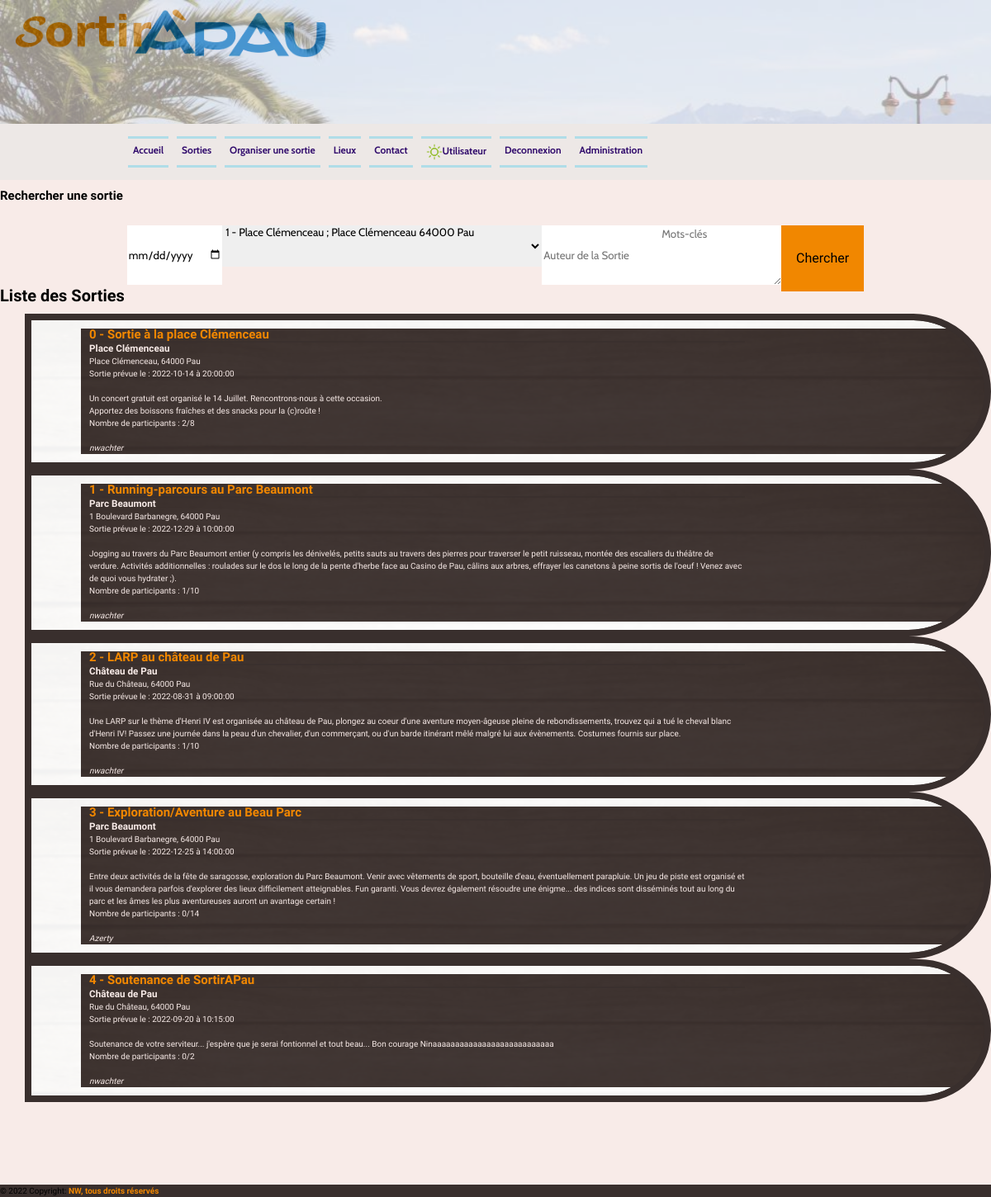
The app's page /sorties.php (signed in) with its own data.
### tables this page shows
CREATE TABLE `Sortie` (
  `sor_ref` int NOT NULL AUTO_INCREMENT,
  `sor_lieu` int NOT NULL COMMENT 'Id lieu de la sortie',
  `sor_auteur` int NOT NULL COMMENT 'ID auteur de la sortie',
  `sor_intitule` varchar(80) NOT NULL,
  `sor_date` date NOT NULL,
  `sor_heure` time NOT NULL,
  `sor_resume` text NOT NULL,
  `sor_valide` tinyint DEFAULT '0',
  `sor_creation` datetime NOT NULL,
  `sor_participants` int NOT NULL,
  PRIMARY KEY (`sor_ref`),
  KEY `sor_lieu` (`sor_lieu`),
  KEY `sor_auteur` (`sor_auteur`),
  CONSTRAINT `sor_auteur` FOREIGN KEY (`sor_auteur`) REFERENCES `Utilisateur` (`util_id`) ON DELETE RESTRICT ON UPDATE RESTRICT,
  CONSTRAINT `sor_lieu` FOREIGN KEY (`sor_lieu`) REFERENCES `Lieu` (`lieu_ref`) ON DELETE RESTRICT ON UPDATE RESTRICT
);

CREATE TABLE `Lieu` (
  `lieu_ref` int NOT NULL AUTO_INCREMENT COMMENT 'Reference ID du lieu',
  `lieu_nom` varchar(50) NOT NULL,
  `lieu_adresse` varchar(50) NOT NULL,
  `lieu_cp` int NOT NULL,
  `lieu_ville` varchar(25) NOT NULL,
  `lieu_description` text NOT NULL,
  `lieu_image` longblob,
  `lieu_valide` tinyint(1) NOT NULL,
  `image_mime` varchar(50) DEFAULT NULL,
  PRIMARY KEY (`lieu_ref`)
);

CREATE TABLE `Utilisateur` (
  `util_id` int NOT NULL AUTO_INCREMENT COMMENT 'ID',
  `util_pseudo` varchar(20) NOT NULL COMMENT 'Pseudo',
  `util_password` varchar(80) NOT NULL COMMENT 'Mot de passe',
  `util_email` varchar(40) NOT NULL COMMENT 'Email',
  `util_prenom` varchar(20) NOT NULL COMMENT 'Prénom',
  `util_nom` varchar(20) NOT NULL COMMENT 'Nom',
  `util_telephone` varchar(10) NOT NULL COMMENT 'Numéro de téléphone',
  `util_naissance` date NOT NULL COMMENT 'Date de naissance',
  `util_civilite` enum('Mme','Mlle','M.') NOT NULL COMMENT 'Civilité',
  `util_inscription` datetime NOT NULL COMMENT 'Date d''inscription',
  `util_groupe` int DEFAULT '2' COMMENT 'Groupe',
  `util_derniereconn` datetime DEFAULT NULL COMMENT 'Dernière connexion',
  PRIMARY KEY (`util_id`),
  KEY `util_groupe` (`util_groupe`),
  CONSTRAINT `util_groupe` FOREIGN KEY (`util_groupe`) REFERENCES `Groupe` (`groupe_id`) ON DELETE RESTRICT ON UPDATE RESTRICT
);

### sorties.php (called while the page is built, shortened)
<?php
	require_once('functions.php');
	require_once('src/model.php');
	$suggestions = getSuggestions();
	$sorties = getSorties();
	$lieux = getLieux();
	require_once('templates/sortiesView.php');

### functions.php (called while the page is built, shortened)
<?php
function selectSortiesPDO($option = NULL) {
    require('configpdo.php');
    $query = "SELECT DISTINCT s.sor_ref, s.sor_lieu, s.sor_auteur, s.sor_intitule, s.sor_date, s.sor_heure, s.sor_resume, s.sor_creation, s.sor_valide, s.sor_participants, u.util_id, u.util_pseudo, u.util_email, u.util_naissance, l.lieu_ref, l.lieu_nom, l.lieu_adresse, l.lieu_cp, l.lieu_ville, l.lieu_description, l.lieu_image, l.image_mime FROM Sortie s JOIN Utilisateur u ON (s.sor_auteur=u.util_id) JOIN Lieu l on (s.sor_lieu=l.lieu_ref)";
    $stmt = $bdd->prepare($query);
    $stmt->execute();
    if ($stmt != FALSE) {
        return $stmt;
    } else {
        echo "Erreur dans la récupération des sorties " . $bdd->error;
        return false;
    }
}
function getAge($util_id) {
    require('configpdo.php');
    $query = "SELECT ROUND((SELECT DATEDIFF((SELECT CURDATE()),(SELECT util_naissance FROM Utilisateur WHERE util_id=:util_id))/365.25),0) as util_age";
    $stmt = $bdd->prepare($query);
    $stmt->execute(['util_id' => $util_id]);
    $result = $stmt->fetch(PDO::FETCH_ASSOC);
    if($result != FALSE) {
        return $result;
    }
    else return 'Non indiqué.';
}
function getParticipants($sor_ref = NULL) {
    require('configpdo.php');
    if($sor_ref == NULL) {
        $query = "SELECT COUNT(p.util_id) AS nb_participants, s.sor_intitule FROM Participants p JOIN Utilisateur u ON p.util_id = u.util_id JOIN Sortie s ON p.sor_ref = s.sor_ref GROUP BY s.sor_ref";
        $stmt = $bdd->prepare($query);
        $result = $stmt->execute();
    }
    else {
        $query = "SELECT COUNT(p.util_id) AS nb_participants, s.sor_intitule FROM Participants p JOIN Utilisateur u ON p.util_id = u.util_id JOIN Sortie s ON p.sor_ref = s.sor_ref GROUP BY s.sor_ref HAVING s.sor_ref=:sor_ref";
        $stmt = $bdd->prepare($query);
        $stmt->execute(['sor_ref' => $sor_ref]);
        $result = $stmt->fetch(PDO::FETCH_ASSOC);
    }
    if($result == NULL || $result == 0 || $result == false) {
        return ['nb_participants' => 0];
    }
    else return $result;
}
function select($table, $option = NULL) {
    require('configpdo.php');
    $donnees = $bdd->query('SELECT * FROM '.$table.$option);
    return $donnees;
}
?>

### src/model.php (called while the page is built, shortened)
<?php
function getSuggestions($option = NULL) {
	$statement = (isset($option)) ? select('Lieu', $option) : select('Lieu');
	$suggestions = [];
	while($row = $statement->fetch()) {
	    $suggestion = [
	    	'lieu_ref' => $row['lieu_ref'],
	    	'lieu_nom' => $row['lieu_nom'],
	    	'lieu_adresse' => $row['lieu_adresse'],
	    	'lieu_cp' => $row['lieu_cp'],
	    	'lieu_ville' => $row['lieu_ville'],
	    	'lieu_description' => $row['lieu_description'],
	    	'lieu_image' => $row['lieu_image'],
            'lieu_valide' => $row['lieu_valide'],
	    	'image_mime' => $row['image_mime'],
	    ];
	    $suggestions[] = $suggestion;
	}
	return $suggestions;
}
function getSorties($option = NULL) {
	if(isset($option)) {
		$statement = selectSortiesPDO($option);
	}
	else $statement = selectSortiesPDO();
	$sorties = [];
	$number=0;
	while($row = $statement->fetch()) {
		$participants = getParticipants($row['sor_ref']);
		$age = getAge($row['util_id']);
	 	$sortie = [
			'sor_ref' => $row['sor_ref'],
			'number' => $number++,
			'sor_lieu' => $row['sor_lieu'],
			'sor_auteur' => $row['sor_auteur'],
			'sor_intitule' => $row['sor_intitule'],
			'sor_date' => $row['sor_date'],
			'sor_heure' => $row['sor_heure'],
			'sor_resume' => $row['sor_resume'],
			'sor_creation' => $row['sor_creation'],
			'nb_participants' => $participants['nb_participants'],
			'sor_participants' => $row['sor_participants'],
			'util_id' => $row['util_id'],
			'util_pseudo' => $row['util_pseudo'],
			'util_id' => $row['util_id'],
			'util_email' => $row['util_email'],
			'util_naissance' => $row['util_naissance'],
			'util_age' => $age['util_age'],
			'lieu_ref' => $row['lieu_ref'],
			'lieu_nom' => $row['lieu_nom'],
			'lieu_adresse' => $row['lieu_adresse'],
			'lieu_cp' => $row['lieu_cp'],
			'lieu_ville' => $row['lieu_ville'],
			'lieu_description' => $row['lieu_description'],
			'lieu_image' => $row['lieu_image'],
			'image_mime' => $row['image_mime'],
	 	];
	 	$sorties[] = $sortie;
	}
	return $sorties;
}
function getLieux($option = NULL) {
 		$statement = (isset($option)) ? select('Lieu', $option) : select('Lieu');
		$lieux = [];
		$numLieu = 0;
		while($row = $statement->fetch()) {
 		$lieu = [
			'number' => $numLieu++,
			'lieu_ref' => $row['lieu_ref'],
			'lieu_nom' => $row['lieu_nom'],
			'lieu_adresse' => $row['lieu_adresse'],
			'lieu_cp' => $row['lieu_cp'],
			'lieu_ville' => $row['lieu_ville'],
			'lieu_description' => $row['lieu_description'],
			'lieu_image' => $row['lieu_image'],
			'image_mime' => $row['image_mime'],
	 	];
	 	$lieux[] = $lieu;
		}
		return $lieux;
}

### templates/sortiesView.php (the view, shortened to what this page needs)
   <?php include_once('header.php'); ?>
   	<h2 class="h-manus">Rechercher une sortie</h2>
	<div id="div_rechercher">
	<form id="form_recherche" name="form_recherche" action="sorties.php" method="GET">
			<div class="barre_rech">
				<div>
					<input type="date" class="barre_rech" name="rech_date" id="rech_date" placeholder="Date de la Sortie"> <br />
				</div>
				<div>
					<select name="rech_lieu" id="rech_lieu" class="barre_rech" style="height: 50px; line-height: 1.5em;">
						<?php
					    foreach($lieux as $lieu):
							?>
						<option value="<?= (int) $lieu['lieu_ref']; ?>" name="rech_lieu" id="rech_lieu_<?= $lieu['lieu_ref']; ?>"><?= (int)$lieu['lieu_ref'].' - '.$lieu['lieu_nom'].' ; '.$lieu['lieu_adresse'].' '.$lieu['lieu_cp'].' '.$lieu['lieu_ville']; ?></option>
						<?php endforeach; ?>
					</select>	<br />
				</div>
				<div>
					<input type="text" class="barre_rech" name="rech_auteur" id="rech_auteur" placeholder="Auteur de la Sortie"> <br />
			    </div>
				<div>
					<textarea id="rech_mc" class="barre_rech" name="rech_mc" placeholder="Mots-clés" maxlength="200"></textarea>  <br />
				</div>
				<div>
					<input type="submit" class="barre_rech" value="Chercher" name="submit_rech" id="submit_rech">
				</div>
			</div>
	</form>
</div>
    <div>
        <?php if(isset($_GET['submit_rech'])): ?>
        	<h1>Recherche de Sorties</h1>';
	        <h2>Résultats de la Recherche :</h2>';
	        <?php foreach($sortiesSearch as $sortieSearch): ?>
	            <article class="art-sortie">
	            	<h2><?= $sortieSearch['number']; ?> - <a href="./sortie.php?sor_ref=<?=$sortieSearch['sor_ref']?>"><?= $sortieSearch['sor_intitule']; ?></a></h2>
	            	<div>
	                	<h3><?= $sortieSearch['lieu_nom']; ?></h3>
	                	<p><?= $sortieSearch['lieu_adresse'].", ".$sortieSearch['lieu_cp']." ".$sortieSearch['lieu_ville']; ?>
	                	</p>
	            	</div>
	                <div><?= "Sortie prévue le : ".$sortieSearch['sor_date']." à ".$sortieSearch['sor_heure']; ?></div>	<br>
	                <div><?= $sortieSearch['sor_resume']; ?></div><br>
	                <div>Nombre de participants : <span><?= $sortieSearch['nb_participants'] ?></span>/<span><?= $sortieSearch['sor_participants']; ?></span></div><br>
	                <div><i><?= $sortieSearch['util_pseudo']; ?></i></div><br>
	            </article>
	        <?php endforeach; ?>
        <?php else:  ?>
	        <h1>Liste des Sorties</h1>
	        <?php   foreach($sorties as $sortie) :?>
	        <div class="art-sortie-wrapper">
	            <article class="art-sortie">
	            	<h2 class="h2-sortie"><?= $sortie['number']; ?> - <a href="./sortie.php?sor_ref=<?=$sortie['sor_ref']?>"><?= $sortie['sor_intitule']; ?></a></h2>
	                <h3><?= $sortie['lieu_nom']; ?></h3>
	                <p><?= $sortie['lieu_adresse'].", ".$sortie['lieu_cp']." ".$sortie['lieu_ville']; ?>
	                </p>
	                <div><?= "Sortie prévue le : ".$sortie['sor_date']." à ".$sortie['sor_heure']; ?></div><br>
	                <div><?= $sortie['sor_resume']; ?></div>
	                <div>Nombre de participants : <span><?= $sortie['nb_participants'] ?></span>/<span><?= $sortie['sor_participants']; ?></span></div> <br>
	                <div><i><?= $sortie['util_pseudo']; ?></i></div>
	            </article>
	        </div>
	        <?php endforeach ?>
        <?php endif; ?>
    </div>
<?php include('footer.php'); ?>
<?php require('layout.php') ?>

### records on screen
sortie: number "0", sor_intitule "Sortie à la place Clémenceau", sor_lieu.lieu_nom "Place Clémenceau", sor_lieu.lieu_adresse "Place Clémenceau", sor_lieu.lieu_cp "64000", sor_lieu.lieu_ville "Pau", sor_date "2022-10-14", sor_heure "20:00:00", sor_resume "Un concert gratuit est organisé le 14 Juillet. Rencontrons-nous à cette occasion. Apportez des boissons fraîches et des snacks pour la (c)roûte !", nb_participants "2", sor_participants "8", sor_auteur.util_pseudo "nwachter"
sortie: number "1", sor_intitule "Running-parcours au Parc Beaumont", sor_lieu.lieu_nom "Parc Beaumont", sor_lieu.lieu_adresse "1 Boulevard Barbanegre", sor_lieu.lieu_cp "64000", sor_lieu.lieu_ville "Pau", sor_date "2022-12-29", sor_heure "10:00:00", sor_resume "Jogging au travers du Parc Beaumont entier (y compris les dénivelés, petits sauts au travers des pierres pour traverser le petit ruisseau, montée des escaliers du théâtre de verdure. Activités additionnelles : roulades sur le dos le long de la pente d'herbe face au Casino de Pau, câlins aux arbres, effrayer les canetons à peine sortis de l'oeuf ! Venez avec de quoi vous hydrater ;).", nb_participants "1", sor_participants "10", sor_auteur.util_pseudo "nwachter"
sortie: number "2", sor_intitule "LARP au château de Pau", sor_lieu.lieu_nom "Château de Pau", sor_lieu.lieu_adresse "Rue du Château", sor_lieu.lieu_cp "64000", sor_lieu.lieu_ville "Pau", sor_date "2022-08-31", sor_heure "09:00:00", sor_resume "Une LARP sur le thème d'Henri IV est organisée au château de Pau, plongez au coeur d'une aventure moyen-âgeuse pleine de rebondissements, trouvez qui a tué le cheval blanc d'Henri IV! Passez une journée dans la peau d'un chevalier, d'un commerçant, ou d'un barde itinérant mêlé malgré lui aux évènements. Costumes fournis sur place.", nb_participants "1", sor_participants "10", sor_auteur.util_pseudo "nwachter"
sortie: number "3", sor_intitule "Exploration/Aventure au Beau Parc", sor_lieu.lieu_nom "Parc Beaumont", sor_lieu.lieu_adresse "1 Boulevard Barbanegre", sor_lieu.lieu_cp "64000", sor_lieu.lieu_ville "Pau", sor_date "2022-12-25", sor_heure "14:00:00", sor_resume "Entre deux activités de la fête de saragosse, exploration du Parc Beaumont. Venir avec vêtements de sport, bouteille d'eau, éventuellement parapluie. Un jeu de piste est organisé et il vous demandera parfois d'explorer des lieux difficilement atteignables. Fun garanti. Vous devrez également résoudre une énigme... des indices sont disséminés tout au long du parc et les âmes les plus aventureuses auront un avantage certain !", nb_participants "0", sor_participants "14", sor_auteur.util_pseudo "Azerty"
sortie: number "4", sor_intitule "Soutenance de SortirAPau", sor_lieu.lieu_nom "Château de Pau", sor_lieu.lieu_adresse "Rue du Château", sor_lieu.lieu_cp "64000", sor_lieu.lieu_ville "Pau", sor_date "2022-09-20", sor_heure "10:15:00", sor_resume "Soutenance de votre serviteur... j'espère que je serai fontionnel et tout beau... Bon courage Ninaaaaaaaaaaaaaaaaaaaaaaaaaaa", nb_participants "0", sor_participants "2", sor_auteur.util_pseudo "nwachter"

### other values on screen
form field rech_lieu "1 - Place Clémenceau ; Place Clémenceau 64000 Pau"
